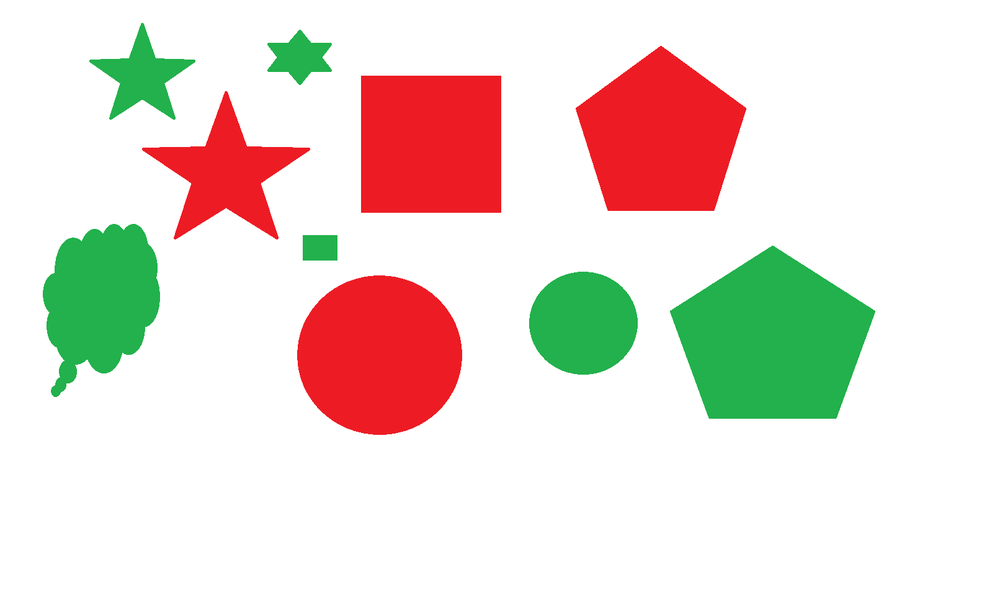
#> input picture dronantes/shapes.png, 1000 x 598 px, shrunk from 1612 x 964 before the run
$ python test1.py
#> lines starting #> are read from the running program, lines starting #| are printed output that depends on the picture; after the words box and inside, x2 and y2 are one past the last pixel; in counts of white or black regions, pixels touching at a corner belong together
import cv2
import numpy as np
from matplotlib import pyplot as plt

# reading image
img = cv2.imread('shapes.png')
#> img is the input picture: shape (598, 1000, 3); mean B, G, R 213.7, 221.9, 233

# converting image into grayscale image
gray = cv2.cvtColor(img, cv2.COLOR_BGR2GRAY)
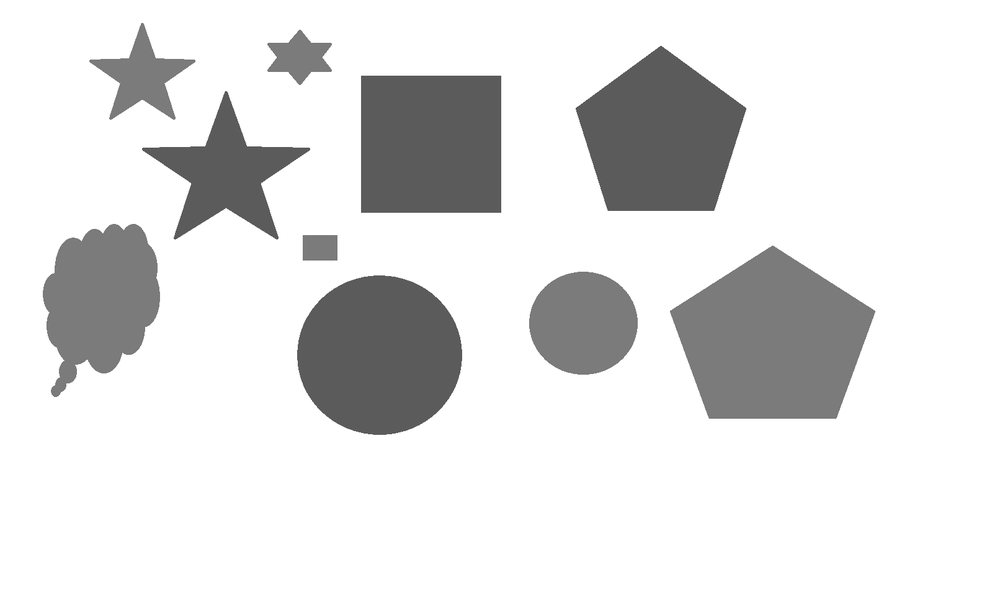
#> gray: shape (598, 1000); min 71, max 255, mean 224.3

# setting threshold of gray image
_, threshold = cv2.threshold(gray, 127, 255, cv2.THRESH_BINARY)
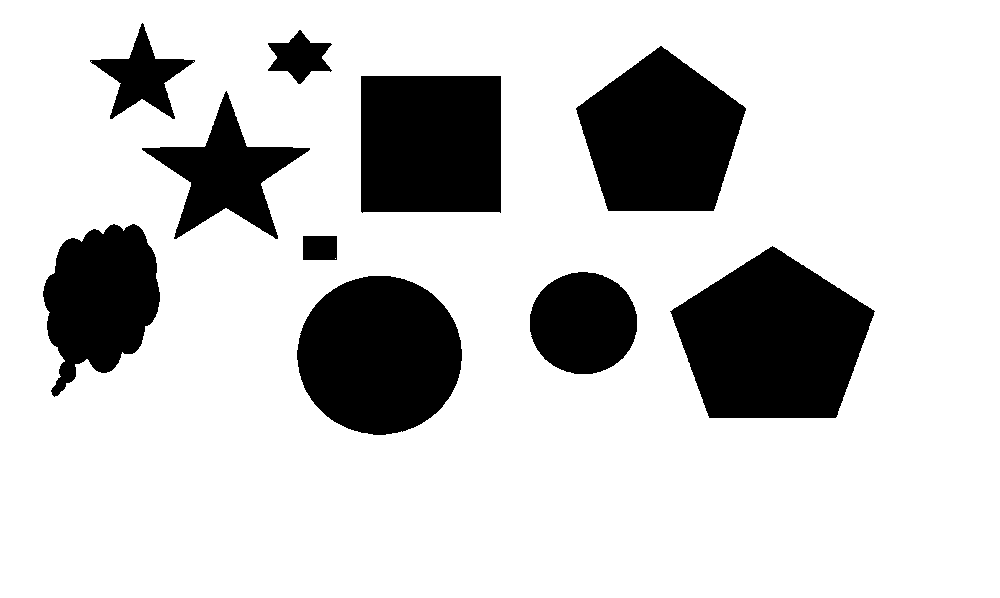
#> threshold: shape (598, 1000); 79.8% white; 10 black regions

# using a findContours() function
contours, _ = cv2.findContours(
    threshold, cv2.RETR_TREE, cv2.CHAIN_APPROX_SIMPLE)
#> contours = 12 contours, 1 with area under 20; largest, box (x1, y1, x2, y2) and area: (0, 0, 1000, 598) 596403, (669, 245, 876, 419) 24654, (296, 275, 463, 436) 20744, (575, 45, 747, 212) 19756, (360, 75, 502, 214) 19318

i = 0

# list for storing names of shapes
for contour in contours:

    # here we are ignoring first counter because
    # findcontour function detects whole image as shape
    if i == 0:
        i = 1
        continue

    # cv2.approxPloyDP() function to approximate the shape
    approx = cv2.approxPolyDP(
        contour, 0.01 * cv2.arcLength(contour, True), True)

    # using drawContours() function
    cv2.drawContours(img, [contour], 0, (0, 0, 255), 5)

    # finding center point of shape
    M = cv2.moments(contour)
    if M['m00'] != 0.0:
        x = int(M['m10']/M['m00'])
        y = int(M['m01']/M['m00'])

    # putting shape name at center of each shape
    if len(approx) == 3:
        cv2.putText(img, 'Triangle', (x, y),
                    cv2.FONT_HERSHEY_SIMPLEX, 0.6, (255, 255, 255), 2)

    elif len(approx) == 4:
        cv2.putText(img, 'Quadrilateral', (x, y),
                    cv2.FONT_HERSHEY_SIMPLEX, 0.6, (255, 255, 255), 2)

    elif len(approx) == 5:
        cv2.putText(img, 'Pentagon', (x, y),
                    cv2.FONT_HERSHEY_SIMPLEX, 0.6, (255, 255, 255), 2)

    elif len(approx) == 6:
        cv2.putText(img, 'Hexagon', (x, y),
                    cv2.FONT_HERSHEY_SIMPLEX, 0.6, (255, 255, 255), 2)

    else:
        cv2.putText(img, 'circle', (x, y),
                    cv2.FONT_HERSHEY_SIMPLEX, 0.6, (255, 255, 255), 2)
#> this loop made 12 passes
#> (approx, x, y) on passes 5, 9: ([[302, 236], [336, 235], [337, 259], [303, 260]], 319, 247), ([[360, 76], [500, 75], [501, 212], [362, 213]], 430, 143)
#> (x, y) on passes 2, 3, 4, 7, 8, 10: (379, 354), (582, 322), (772, 340), (100, 298), (225, 173), (660, 136)
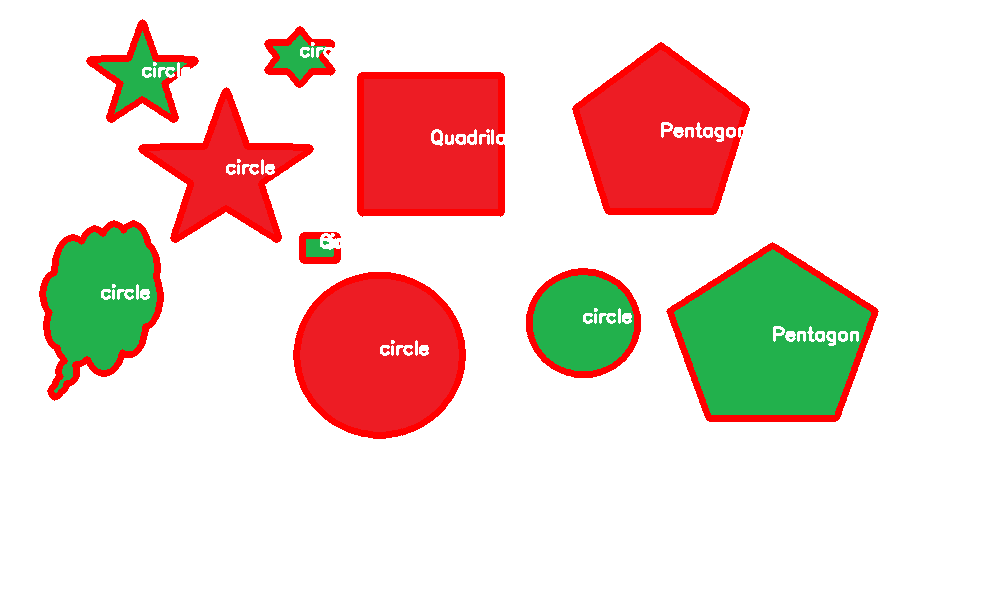
#> img: shape (598, 1000, 3); 5.47% of pixels changed, all inside (x1, y1, x2, y2) = (39, 19, 879, 439)
#> after the loop, i = 1

# displaying the image after drawing contours
cv2.imshow('shapes', img)

cv2.waitKey(0)
cv2.destroyAllWindows()
